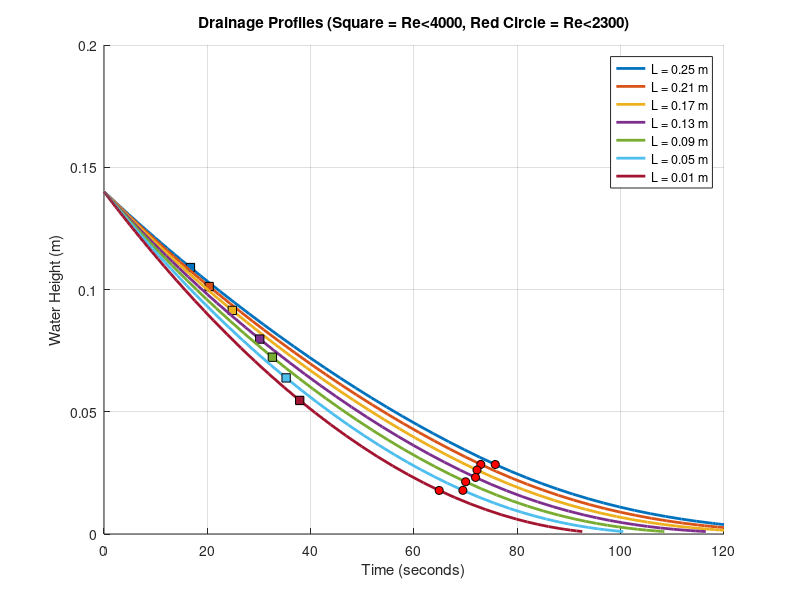

Recreate this plot in MATLAB.
function laminar_fraction()
    % Constants
    g = 9.81;
    rho = 998;
    mu = 0.001002;
    
    d_tube = 0.00525;
    D = 0.110;
    
    epsilon = 1e-6;
    K_entrance = 0.78;
    acceleration_term = 1;
    
    % Structure for drain function
    p.g = g;
    p.rho = rho;
    p.mu = mu;
    p.d = d_tube;
    p.D = D;
    p.eps = epsilon;
    p.K = K_entrance;
    p.acceleration_term = acceleration_term;
    L_values = 0.25:-0.04:0.01;
    
    h0 = 0.14;
    t_span = [0 120];
    options = odeset('RelTol', 1e-5, 'AbsTol', 1e-6, 'Events', @detectEmpty);
    figure(1); clf; hold on;
    colors = lines(length(L_values));
    
    fprintf('Tube Length (m) | Total Time (s) | Laminar Fraction\n');
    fprintf('---------------------------------------------------\n');
    for i = 1:length(L_values)
        p.L = L_values(i);
        
        [t, h] = ode45(@(t, h) make_ode(h, p), t_span, h0, options);
        % Calculate all reynolds numbers
        Re = zeros(size(h));
        for k = 1:length(h)
            Re(k) = calculate_Re(h(k), p);
        end
        
        % 1. Find index where it switches from Turbulent to Transition (Re < 4000)
        idx_trans = find(Re < 4000, 1);
        
        % 2. Find index where it switches from Transition to Laminar (Re < 2300)
        idx_laminar = find(Re < 2300, 1);
        
        % Calculate Fraction
        if isempty(idx_laminar)
            laminar_fraction = 0;
        else
            time_laminar = t(end) - t(idx_laminar);
            laminar_fraction = time_laminar / t(end);
        end
        
        % Plot the main curve
        plot(t, h, 'LineWidth', 2, 'Color', colors(i,:), ...
             'DisplayName', sprintf('L = %.2f m', p.L));
         
        % --- PLOT MARKERS ---
        % Square for start of Transition (leaving Turbulent)
        if ~isempty(idx_trans)
             plot(t(idx_trans), h(idx_trans), 's', 'MarkerSize', 6, ...
                 'MarkerFaceColor', colors(i,:), 'MarkerEdgeColor', 'k', ...
                 'HandleVisibility', 'off'); 
        end
        
        % Red Circle for start of Laminar (leaving Transition)
        if ~isempty(idx_laminar)
             plot(t(idx_laminar), h(idx_laminar), 'o', 'MarkerSize', 6, ...
                 'MarkerFaceColor', 'r', 'MarkerEdgeColor', 'k', ...
                 'HandleVisibility', 'off'); 
        end
        
        fprintf('     %.2f       |     %.2f     |      %.2f\n', p.L, t(end), laminar_fraction);
    end
    grid on;
    xlabel('Time (seconds)');
    ylabel('Water Height (m)');
    title('Drainage Profiles (Square = Re<4000, Red Circle = Re<2300)');
    legend('show');
    hold off;
end
function V = get_velocity(h, p)
    % Initial guess for velocity with no friction loss
    denom = p.acceleration_term + p.K;
    if (denom == 0)
        denom = 1e-8;
    end
    V = sqrt((2 * p.g * h) / denom);
    
    tol = 1e-8;
    max_iter = 50;
    err = 1;
    iter = 0;
    
    % Iterate to find the correct velocity for a given height
    while err > tol && iter < max_iter
        V_old = V;
        
        Re = (p.rho * V * p.d) / p.mu;
        
        if Re < 2300
            % Laminar
            f = 64 / max(Re, 0.1); 
        elseif Re > 4000
            % Turbulent (Haaland)
            term1 = (p.eps / p.d) / 3.7;
            term2 = 6.9 / Re;
            f = ( -1.8 * log10(term1^1.11 + term2) )^(-2);
        else
            % Transition Zone (2300 <= Re <= 4000)
            % Linear Interpolation logic
            f_2300 = 64 / 2300;
        
            term1 = (p.eps / p.d) / 3.7;
            term2 = 6.9 / 4000;
            f_4000 = ( -1.8 * log10(term1^1.11 + term2) )^(-2);
            
            ratio = (Re - 2300) / (4000 - 2300);
            f = f_2300 + ratio * (f_4000 - f_2300);
        end
        
        denominator = p.K + p.acceleration_term + f * (p.L / p.d);
        V = sqrt( (2 * p.g * h) / denominator );
        
        err = abs(V - V_old);
        iter = iter + 1;
    end
end
function Re = calculate_Re(h, p)
    h = max(0, h);
    V = get_velocity(h, p);
    Re = p.rho * V * p.d / p.mu;
end
function dh_dt = make_ode(h, p)
    h = max(0, h); 
    V = get_velocity(h, p);
    dh_dt = -(p.d / p.D)^2 * V;
end
function [value, isterminal, direction] = detectEmpty(t, h)
    value = h - 1e-3;
    isterminal = 1;
    direction = -1;
end